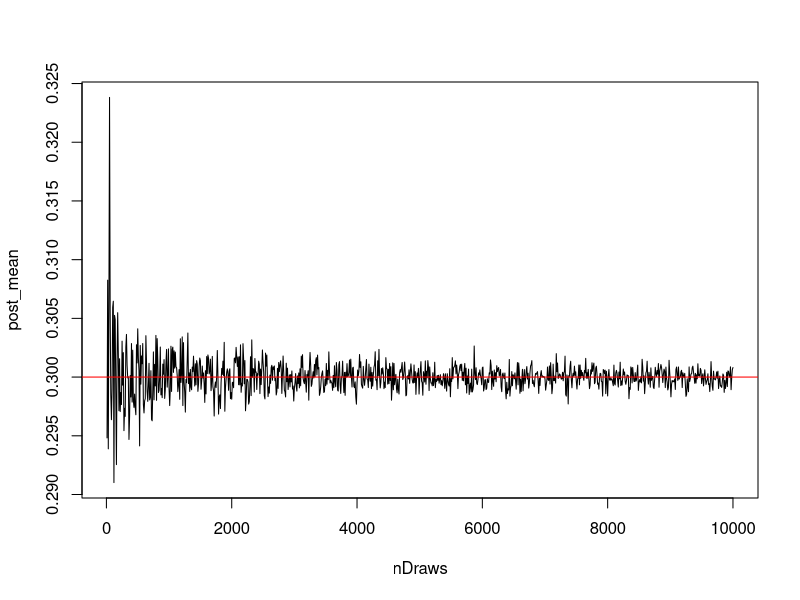
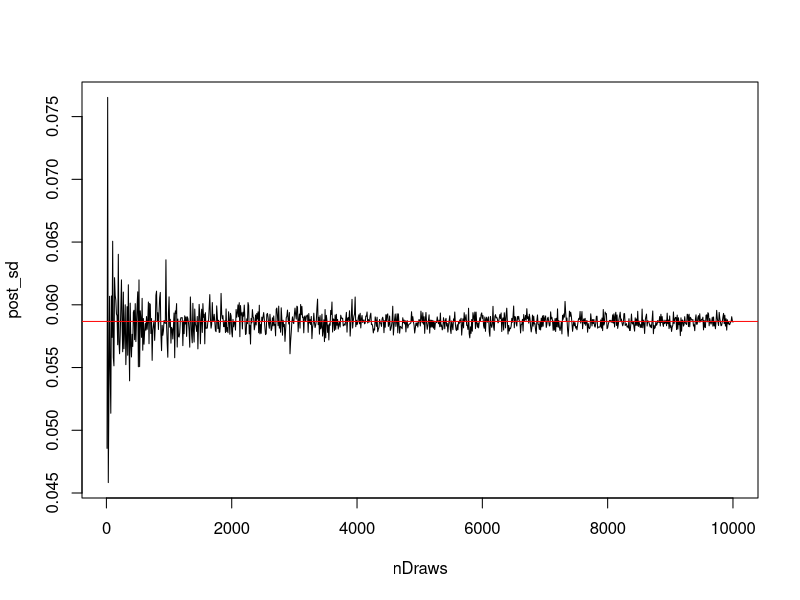
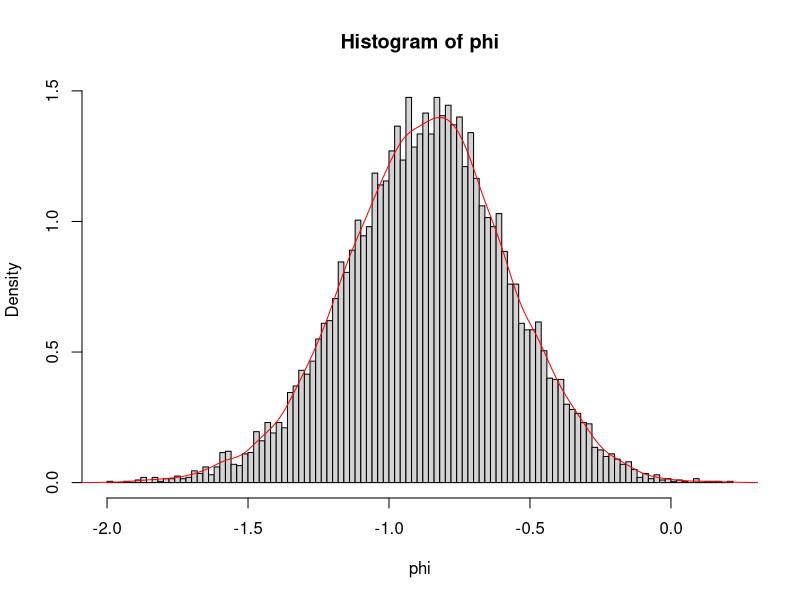
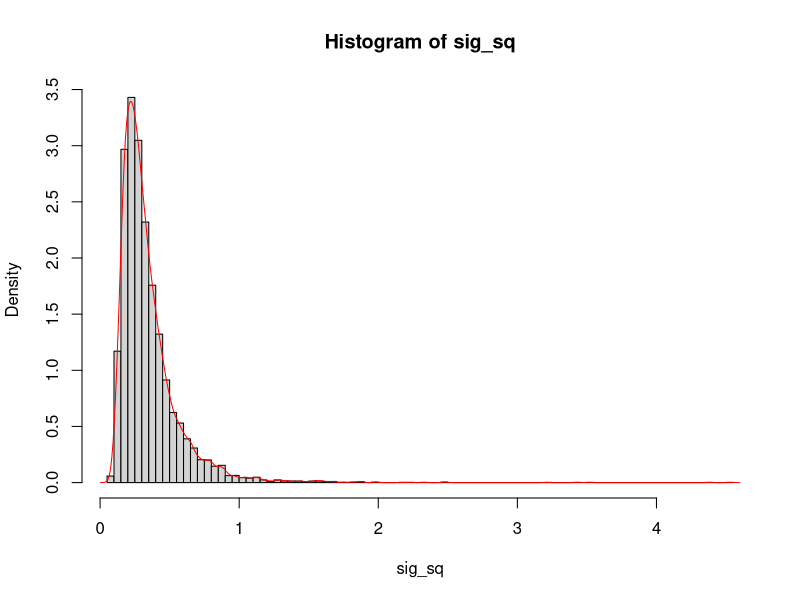
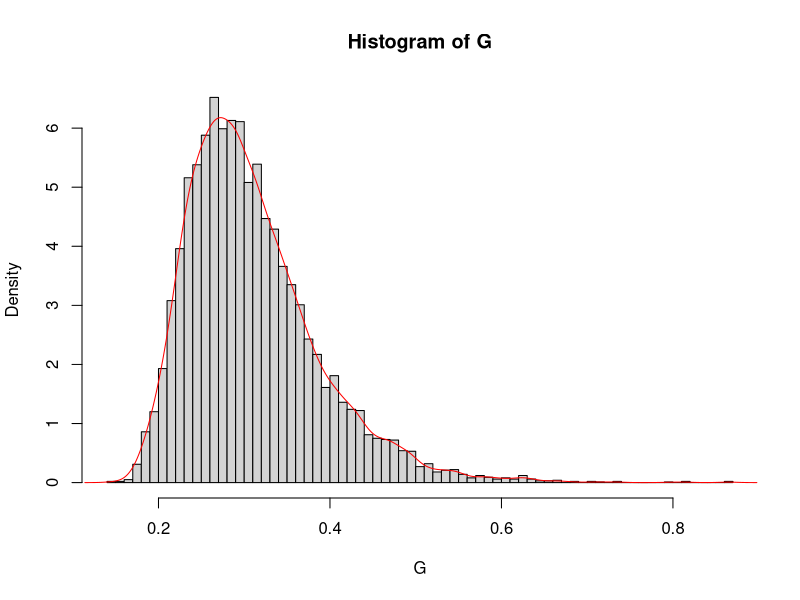
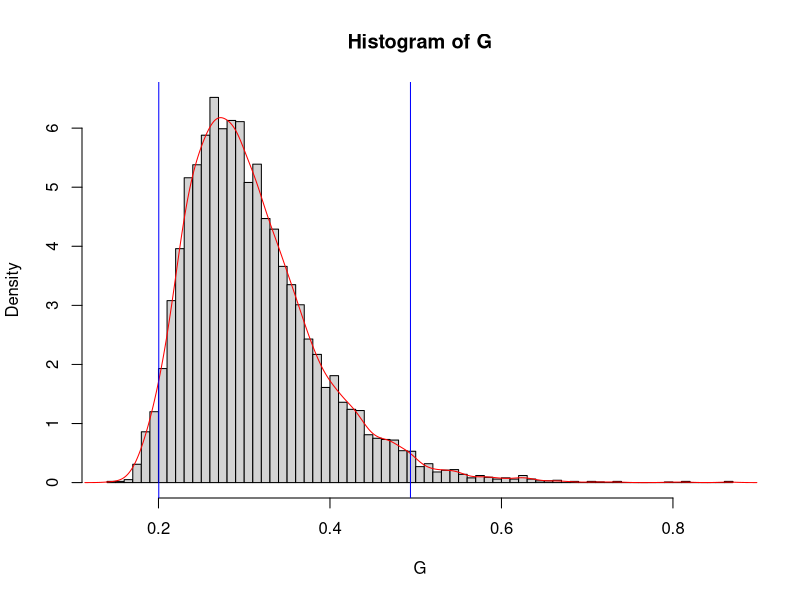
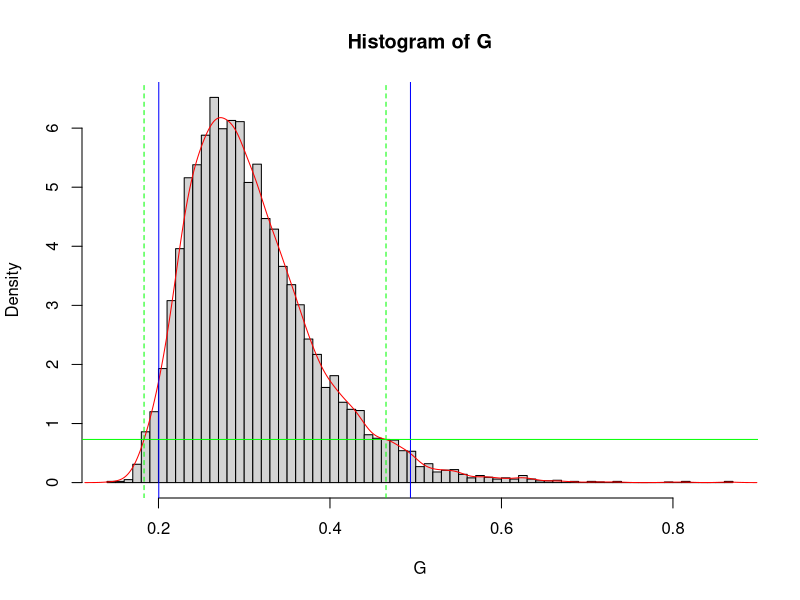
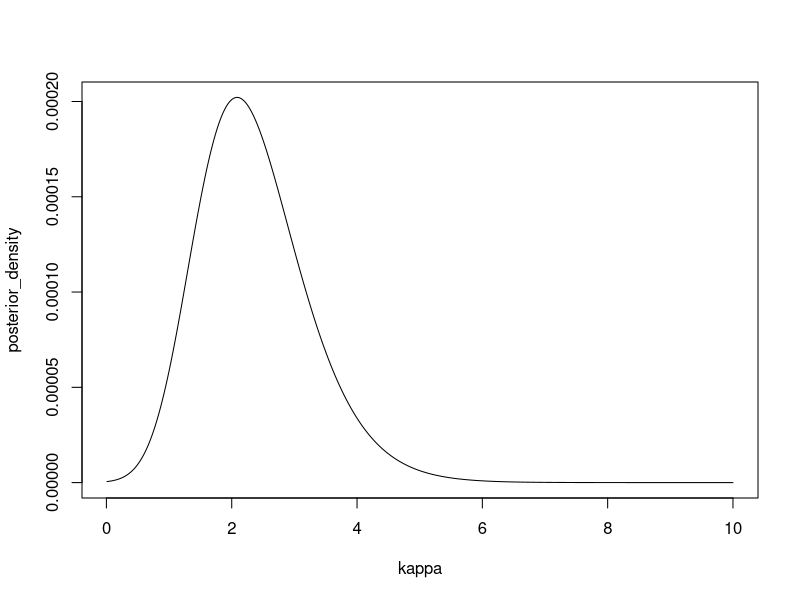

Here is the R script that generated these plots, in order:
## ---- chunk 1
knitr::opts_chunk$set(echo = TRUE)
## ---- chunk 2
#QUESTION 1

rm(list = ls())

#Alpha and Beta values for prior
a0 = 5
b0 = 5

#sample data
n = 50
s = 13

#Alpha and beta values for posterior
a1 <- a0 + s
b1 <- b0 + n - s

## ---- chunk 3

#PART A

#true mean and sd
true_mean <- a1/(a1+b1)
true_sd <- sqrt(a1*b1/((a1+b1)^2 * (a1+b1+1)))

#initialize vectors for posterior draws, mean and sd
post_mean <- c()
post_sd <- c()
posterior <- c()

#initialize vector for simulating number of draws
nDraws <- seq(10, 10000, by = 10)

#loop to draw random numbers and calculate each mean and sd
for(i in 1:length(nDraws)){
  posterior <- rbeta(nDraws[i], a1, b1)
  post_mean[i] <- mean(posterior)
  post_sd[i] <- sd(posterior)
}

#plot the means
plot(x = nDraws, y = post_mean, type = "l")
abline(h = true_mean, col = "red")

#plot the sd
plot(x = nDraws, y = post_sd, type = "l")
abline(h = true_sd, col = "red")

## ---- chunk 4

#PART B

exact_posterior <- pbeta(0.3, a1, b1)

compute_posterior <- rbeta(10000, a1, b1)

compute_est_posterior <- length(compute_posterior[which(compute_posterior < 0.3)])/10000

## ---- chunk 5
cat("\n", "Estimated Posterior Probability: ", round(compute_est_posterior,4))

cat("\n", "Exact Posterior Probability: ", round(exact_posterior,4))

## ---- chunk 6

phi <- log(compute_posterior/(1 - compute_posterior))

hist(phi, probability = TRUE, breaks = 100)

lines(density(phi), col="red", ylim = 1.5)

## ---- chunk 7
#QUESTION 2

rm(list = ls())

y_i <- c(33, 24, 48, 32, 55, 74, 23, 76, 17)
mu = 3.5

#PART A
nDraws = 10000
tau_sq <- sum((log(y_i) - mu)^2)/length(y_i) #given expression for tau^2
X <- rchisq(nDraws, length(y_i)) #draw x from chi-sq with n df
sig_sq <- length(y_i) * tau_sq/X #compute for inv-chi-sq draws

hist(sig_sq, probability = TRUE, breaks = 100)
lines(density(sig_sq), col = "red", ylim = 10)

## ---- chunk 8

#PART B

#CDF of std normal with mean = 0, sd = 1, data = sigma^2
phi <- pnorm(sqrt(sig_sq/2))

#Gini Coefficient using given expression 
G <- 2*phi - 1

hist(G, breaks = 100, probability = TRUE)
lines(density(G), col = "red")

## ---- chunk 9

#PART C

#ETI cutoffs for 2.5% and 97.5% cutoffs
margin <- quantile(G, probs = c(0.025, 0.975))

hist(G, breaks = 100, probability = TRUE)
lines(density(G), col = "red")
abline(v = margin, col = "blue")

## ---- chunk 10

#PART D
G_density <- density(G) #convert G into density
G_df <- data.frame(x = G_density$x, y = G_density$y) #create df of density
G_df <- G_df[order(G_df$y, decreasing = TRUE),] #order df to find cutoff
G_df$cum_y <- cumsum(G_df$y) #add column of cum density in ordered df
G_df_hdi <- G_df[which(G_df$cum_y < 0.95*sum(G_df$y)),] #subset density samples outside HPDI
hdi_low <- min(G_df_hdi$x) #lower HPDI cutoff
hdi_max <- max(G_df_hdi$x) #upper HPDI cutoff

hist(G, breaks = 100, probability = TRUE)
lines(density(G), col = "red")
abline(v = margin, col = "blue")
abline(h = G_df_hdi[G_df_hdi$x == hdi_low,2], col = "green")
abline(v = hdi_low, col = "green", lty  = 2)
abline(v = hdi_max, col = "green", lty  = 2)


## ---- chunk 11
#QUESTION 3

rm(list = ls())

y <- c(1.83, 2.02, 2.33, -2.79, 2.07, 2.02, -2.44, 2.14, 2.54, 2.23)
mu = 2.51

kappa <- seq(0.01,10, by = 0.001)

posterior <- function(k, y, mu){
  post_pdf <- exp(k * (sum(cos(y - mu)) - 1)) / (besselI(k, nu = 0)^length(y))
  return(post_pdf)
}

#draws from the posterior
posterior_test <- posterior(kappa, y, mu)

#normalize the posterior
posterior_density <- posterior_test/sum(kappa*posterior_test)

plot(kappa, posterior_density, type = 'l')

## ---- chunk 12

#find the kappa value of the posterior mode
k_mode = kappa[which.max(posterior_density)]

#find the posterior mode
posterior_k_mode <- posterior_density[which.max(posterior_density)]

cat("Approximate Posterior Mode of kappa: ", round(posterior_k_mode,6), "\n")
cat("Kappa value for posterior mode:", round(k_mode,3), "\n")

plot(kappa, posterior_density, type = 'l')
abline(v = k_mode)

